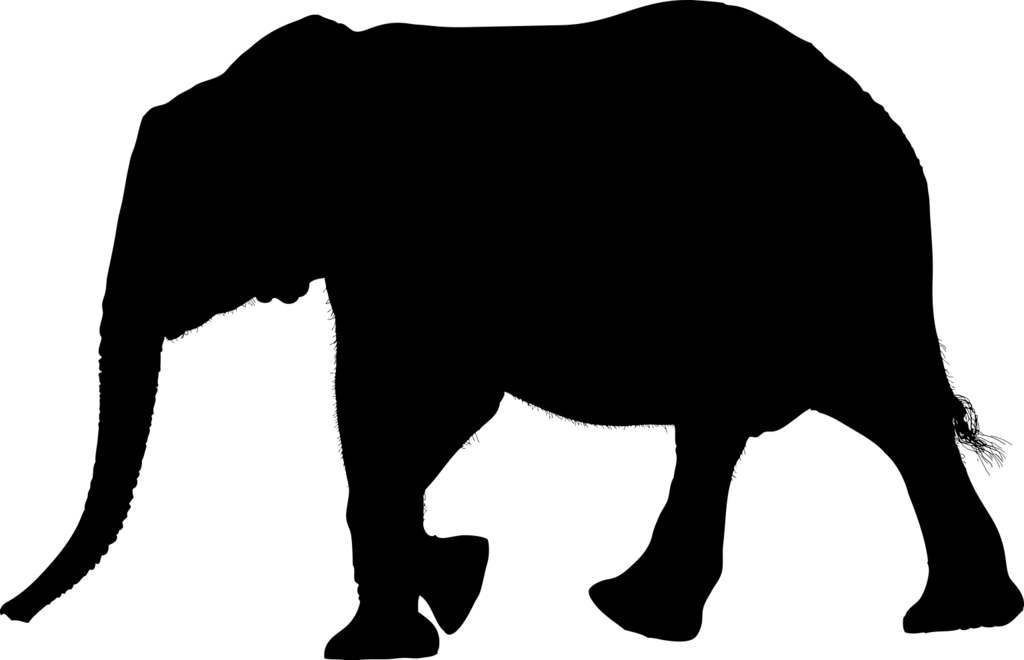
#> input picture 07_composition_visualization/Sankey/assets/elephant.png, 1024 x 660 px, found by its file name
$ python make_combined_FOO_figure.py
#> lines starting #> are read from the running program, lines starting #| are printed output that depends on the picture
"""
Combined rbcL + trnL FOO% Sankey figure, exported directly as a print-ready
PNG at >=300 DPI.

Replaces the old workflow of exporting each gene's Sankey to PNG, manually
screenshotting/arranging them plus silhouettes and a legend in PowerPoint,
then exporting to PDF (which is what destroyed the resolution -- Figure_3.pdf
ended up at ~72-90 effective PPI despite a 40x22.5in slide). The FOO% logic
below matches FOO_sankey_indigofera_fixed.py exactly; that script and its
outputs are untouched by this one.

Run from this directory:
    python make_combined_FOO_figure.py
"""
import textwrap
from pathlib import Path

import numpy as np
import pandas as pd
import plotly.graph_objects as go
from PIL import Image, ImageFont

HERE = Path(__file__).resolve().parent
ASSETS = HERE.parent.parent / "assets"

TARGET_DPI = 1000         # top of Wiley's 600-1000 DPI "line art" preferred range (electronic_artwork_guidelines.pdf)
PRINT_WIDTH_IN = 170 / 25.4      # 170mm double-column journal figure width

LEFT_DOMAIN = (0.0, 0.495)   # rbcL panel
RIGHT_DOMAIN = (0.505, 1.0)  # trnL panel
SANKEY_Y_DOMAIN = (0.015, 1.0)  # leaves room at the bottom for the shared legend

lifeform_colors = {
    "Graminoid": "#228B22",
    "Woody taxa": "#8B4513",
    "Succulent": "#90EE90",
    "Forb": "#FF69B4",
    "NA": "#B0B0B0",
}


def collapse_and_foo(df):
    """Collapse ASV-level counts to genus level by sum, then convert to
    presence/absence per sample."""
    sample_cols = [c for c in df.columns if c.endswith("_E") or c.endswith("_I")]
    if not sample_cols:
        raise ValueError("No sample columns found ending in _E or _I.")
    if "Genus" not in df.columns:
        raise ValueError("Input dataframe must contain a 'Genus' column.")

    grouped = df.groupby("Genus")[sample_cols].sum().reset_index()
    if "Life form" in df.columns:
        life_form = df.groupby("Genus")["Life form"].first().reset_index()
        grouped = pd.merge(grouped, life_form, on="Genus", how="left")
    else:
        grouped["Life form"] = "NA"

    for c in sample_cols:
        grouped[c] = (grouped[c] > 0).astype(int)
    return grouped


def build_panel(df, flip):
    """Build one gene panel's Sankey node/link data. Same logic as
    sankey_for_dataset() in FOO_sankey_indigofera_fixed.py, minus the
    per-panel title/legend/export (those are shared across both panels in
    the combined figure instead)."""
    genus_pa = collapse_and_foo(df)
    life_form_map = genus_pa.set_index("Genus")["Life form"].to_dict()

    e_cols = [c for c in genus_pa.columns if c.endswith("_E")]
    i_cols = [c for c in genus_pa.columns if c.endswith("_I")]
    if not e_cols and not i_cols:
        raise ValueError("No sample columns found ending in _E or _I.")

    n_e, n_i = len(e_cols), len(i_cols)
    genus_pa["E_FOO_count"] = genus_pa[e_cols].sum(axis=1) if n_e > 0 else 0
    genus_pa["I_FOO_count"] = genus_pa[i_cols].sum(axis=1) if n_i > 0 else 0
    genus_pa["E_FOO"] = (genus_pa["E_FOO_count"] / n_e) * 100 if n_e > 0 else 0
    genus_pa["I_FOO"] = (genus_pa["I_FOO_count"] / n_i) * 100 if n_i > 0 else 0

    foo = genus_pa[(genus_pa["E_FOO_count"] > 0) | (genus_pa["I_FOO_count"] > 0)].copy()

    total_foo = foo["E_FOO"] + foo["I_FOO"]
    foo["ratio"] = np.where(total_foo > 0, foo["I_FOO"] / total_foo, 0.0)
    foo_ordered = foo.sort_values("ratio", ascending=True).reset_index(drop=True)
    genera = foo_ordered["Genus"].tolist()
    genera_labels = ["<br>".join(textwrap.wrap(str(g), width=25)) for g in genera]

    foo_ordered["size"] = foo_ordered["E_FOO"] + foo_ordered["I_FOO"]
    total_size = foo_ordered["size"].sum()
    margin_y, min_node_height = 0.85, 0.024  # genera packed slightly tighter
    y_gen, cumul_y = [], 0.05
    if total_size > 0:
        for _, row in foo_ordered.iterrows():
            h = max((row["size"] / total_size) * margin_y, min_node_height)
            y_gen.append(cumul_y + h / 2)
            cumul_y += h
    else:
        y_gen = np.linspace(0.05, 0.95, max(1, len(genera))).tolist()
        cumul_y = 0.95
    used_span = cumul_y - 0.05
    if used_span > margin_y:
        scale_factor = margin_y / used_span
        y_gen = [(y - 0.05) * scale_factor + 0.05 for y in y_gen]

    src, tgt, val, lcolors = [], [], [], []
    e_conns, i_conns = [], []
    genus_colors = [lifeform_colors.get(life_form_map.get(g, "NA"), "#B0B0B0") for g in genera]

    if not flip:
        nodes = ["Elephant", "Impala"] + genera_labels
        node_map = {n: i for i, n in enumerate(nodes)}
        for gi, row in foo_ordered.iterrows():
            g_idx = node_map[genera_labels[gi]]
            if row["E_FOO"] > 0:
                src.append(node_map["Elephant"]); tgt.append(g_idx)
                val.append(float(row["E_FOO"])); lcolors.append("rgba(255,107,107,0.45)")
                e_conns.append((y_gen[gi], float(row["E_FOO"])))
            if row["I_FOO"] > 0:
                src.append(node_map["Impala"]); tgt.append(g_idx)
                val.append(float(row["I_FOO"])); lcolors.append("rgba(78,205,196,0.45)")
                i_conns.append((y_gen[gi], float(row["I_FOO"])))
        node_colors = ["#FF6B6B", "#4ECDC4"] + genus_colors
        x = [0.39, 0.39] + [0.995] * len(genera)
    else:
        nodes = genera_labels + ["Elephant", "Impala"]
        node_map = {n: i for i, n in enumerate(nodes)}
        for gi, row in foo_ordered.iterrows():
            g_idx = node_map[genera_labels[gi]]
            if row["E_FOO"] > 0:
                src.append(g_idx); tgt.append(node_map["Elephant"])
                val.append(float(row["E_FOO"])); lcolors.append("rgba(255,107,107,0.45)")
                e_conns.append((y_gen[gi], float(row["E_FOO"])))
            if row["I_FOO"] > 0:
                src.append(g_idx); tgt.append(node_map["Impala"])
                val.append(float(row["I_FOO"])); lcolors.append("rgba(78,205,196,0.45)")
                i_conns.append((y_gen[gi], float(row["I_FOO"])))
        node_colors = genus_colors + ["#FF6B6B", "#4ECDC4"]
        x = [0.005] * len(genera) + [0.61, 0.61]

    e_y = sum(y * v for y, v in e_conns) / sum(v for _, v in e_conns) if e_conns else 0.5
    i_y = sum(y * v for y, v in i_conns) / sum(v for _, v in i_conns) if i_conns else 0.5
    mid_y = (e_y + i_y) / 2
    sep = abs(e_y - i_y) + 0.1
    e_y = max(0.05, min(0.95, mid_y - sep / 2))
    i_y = max(0.05, min(0.95, mid_y + sep / 2))

    y = ([e_y, i_y] + y_gen) if not flip else (y_gen + [e_y, i_y])
    life_forms_present = set(life_form_map.get(g, "NA") for g in genera)

    return dict(
        nodes=nodes, node_colors=node_colors, x=x, y=y,
        src=src, tgt=tgt, val=val, lcolors=lcolors,
        e_y=e_y, i_y=i_y, life_forms=life_forms_present,
    )


def panel_paper_x(domain, x_frac):
    return domain[0] + x_frac * (domain[1] - domain[0])


def sankey_y_to_paper(y_frac, domain_y=SANKEY_Y_DOMAIN):
    top, bottom = domain_y[1], domain_y[0]
    return top - y_frac * (top - bottom)


def add_silhouette(fig, path, x_frac, domain, y_frac, width_frac=0.095):
    with Image.open(path) as im:
        aspect = im.width / im.height
    fig.add_layout_image(dict(
        source=Image.open(path),
        xref="paper", yref="paper",
        x=panel_paper_x(domain, x_frac),
        y=sankey_y_to_paper(y_frac),
        sizex=width_frac, sizey=width_frac / aspect,
        xanchor="center", yanchor="middle", layer="above",
    ))


def main():
    rbcl_df = pd.read_csv(HERE / "rbcl_combined_dietlist.csv")
#> (reads 04_taxonomic_assignment/rbcl_combined_dietlist.csv from the repository)
    trnl_df = pd.read_csv(HERE / "trnl_combined_dietlist.csv")
#> (reads 04_taxonomic_assignment/trnl_combined_dietlist.csv from the repository)

    left = build_panel(rbcl_df, flip=False)
    right = build_panel(trnl_df, flip=True)

    # Needed up front now: the custom legend below positions itself using the
    # canvas's pixel aspect ratio so its colour-key squares render as true
    # squares, not ellipses stretched by the wide canvas.
    export_width = round(PRINT_WIDTH_IN * TARGET_DPI)
    export_height = round(export_width * 0.62)  # ~ same aspect as the old 13.33x7.5in slide

    fig = go.Figure()
    fig.add_trace(go.Sankey(
        arrangement="fixed",
        domain=dict(x=list(LEFT_DOMAIN), y=list(SANKEY_Y_DOMAIN)),
        textfont=dict(size=98, family="Arial, sans-serif"),  # genus/animal labels: even bigger per supervisor feedback
        node=dict(label=left["nodes"], pad=260, thickness=58,
                  x=left["x"], y=left["y"], color=left["node_colors"]),
        link=dict(source=left["src"], target=left["tgt"],
                  value=left["val"], color=left["lcolors"]),
    ))
    fig.add_trace(go.Sankey(
        arrangement="fixed",
        domain=dict(x=list(RIGHT_DOMAIN), y=list(SANKEY_Y_DOMAIN)),
        textfont=dict(size=98, family="Arial, sans-serif"),  # genus/animal labels: even bigger per supervisor feedback
        node=dict(label=right["nodes"], pad=300, thickness=58,
                  x=right["x"], y=right["y"], color=right["node_colors"]),
        link=dict(source=right["src"], target=right["tgt"],
                  value=right["val"], color=right["lcolors"]),
    ))

    # One shared legend for the union of life forms actually present in either
    # panel, drawn as shapes+annotations rather than Plotly's native legend --
    # Plotly's legend symbol size does not scale with marker.size for these
    # dummy marker-only traces when exported through kaleido (tested up to
    # size=250, and with itemsizing="trace"/itemwidth, with no visible change
    # to the symbol itself), so this is the only way to get colour keys that
    # are actually bigger, not just wider-spaced.
    # Bumped above the original-proportioned baseline (43) per feedback --
    # legend text should read slightly larger than the genus label text
    # (currently 78px) for legibility. Swatch/spacing values scaled up by the
    # same ratio as the font bump, to keep the legend's internal proportions
    # consistent rather than just enlarging the text in isolation.
    LEGEND_FONT_SIZE = 105
    LEGEND_Y_CENTER = 0.08  # moved up, closer to the bottom of the plot
    LEGEND_SWATCH_H = 0.00966  # fraction of canvas height -- matches the RRA sibling plot's legend circle size (measured: 14px/1735px)
    LEGEND_SWATCH_W = LEGEND_SWATCH_H * (export_height / export_width)  # keeps swatches circular on the wide canvas
    GROUP_GAP = 0.0298  # at this size, small per-word text-width estimate errors become proportionally invisible, which is what actually fixed the uneven-looking gaps
    SWATCH_LABEL_GAP = 0.00095

    # Real font metrics instead of a flat per-character average -- a fixed
    # avg-glyph-width estimate (the previous approach) is systematically
    # wrong by a different amount for every word depending on its actual
    # letter shapes ("Woody taxa" vs "Forb"), which is exactly what produced
    # the uneven-looking gaps between legend entries. Measuring each label's
    # real rendered width makes every gap the same GROUP_GAP, not just close.
    _legend_font = ImageFont.truetype("/home/kyle-linux/miniforge3/fonts/DejaVuSans.ttf", LEGEND_FONT_SIZE)

    # DejaVu's metrics don't match kaleido's actual rendered font 1:1 -- this
    # flat correction factor (empirically calibrated) brings the estimate
    # back in line across the board, rather than patching individual words.
    DEJAVU_CORRECTION = 0.83

    def text_width_frac(s):
        bbox = _legend_font.getbbox(s)
        return (bbox[2] - bbox[0]) / export_width * DEJAVU_CORRECTION

    legend_items = [("Life form", None)] + [(lf, lifeform_colors.get(lf, "#B0B0B0"))
                                             for lf in sorted(left["life_forms"] | right["life_forms"])]
    widths = []
    for text, color in legend_items:
        w = text_width_frac(text)
        if color:
            w += LEGEND_SWATCH_W + SWATCH_LABEL_GAP
        widths.append(w)
    total_w = sum(widths) + GROUP_GAP * (len(legend_items) - 1)

    cursor_x = 0.5 - total_w / 2
    pad_x = 0.0040
    pad_y = 0.0035
    fig.add_shape(type="rect", xref="paper", yref="paper",
                  x0=cursor_x - pad_x, x1=cursor_x + total_w + pad_x,
                  y0=LEGEND_Y_CENTER - LEGEND_SWATCH_H / 2 - pad_y,
                  y1=LEGEND_Y_CENTER + LEGEND_SWATCH_H / 2 + pad_y,
                  line=dict(color="black", width=2.0), fillcolor="white", layer="below")

    for (text, color), w in zip(legend_items, widths):
        if color:
            fig.add_shape(type="circle", xref="paper", yref="paper",
                          x0=cursor_x, x1=cursor_x + LEGEND_SWATCH_W,
                          y0=LEGEND_Y_CENTER - LEGEND_SWATCH_H / 2,
                          y1=LEGEND_Y_CENTER + LEGEND_SWATCH_H / 2,
                          line=dict(width=0), fillcolor=color)
            text_x = cursor_x + LEGEND_SWATCH_W + SWATCH_LABEL_GAP
        else:
            text_x = cursor_x
        fig.add_annotation(text=text, x=text_x, y=LEGEND_Y_CENTER, xref="paper", yref="paper",
                            showarrow=False, font=dict(size=LEGEND_FONT_SIZE, color="#2a3f5f", family="Arial, sans-serif"),
                            xanchor="left", yanchor="middle")
        cursor_x += w + GROUP_GAP

    SILHOUETTE_X = 0.32  # domain-relative x shared by the silhouettes and the gene labels above them -- pulled closer to the genus columns

    rbcl_label_x = panel_paper_x(LEFT_DOMAIN, SILHOUETTE_X)
    trnl_label_x = panel_paper_x(RIGHT_DOMAIN, 1 - SILHOUETTE_X)
    rbcl_label_y = 0.965
    trnl_label_y = 0.965

    fig.add_annotation(text="<b><i>rbc</i>L</b>", x=rbcl_label_x, y=rbcl_label_y, xref="paper", yref="paper",
                        showarrow=False, font=dict(size=150), xanchor="center")
    fig.add_annotation(text="<b><i>trn</i>L</b>", x=trnl_label_x, y=trnl_label_y, xref="paper", yref="paper",
                        showarrow=False, font=dict(size=150), xanchor="center")

    add_silhouette(fig, ASSETS / "elephant.png", SILHOUETTE_X, LEFT_DOMAIN, left["e_y"])
#> in add_silhouette, im is the input picture: PIL image 1024x660 RGBA; mean R, G, B, A 0, 0, 0, 135.9
#> in sankey_y_to_paper, `top, bottom = domain_y[1], domain_y[0]`: top = 1; bottom = 0.015
    add_silhouette(fig, ASSETS / "impala.png", SILHOUETTE_X, LEFT_DOMAIN, left["i_y"])
#> call 2 of add_silhouette, with x_frac = 0.32, domain = (0, 0.495), y_frac = 0.674, width_frac = 0.095
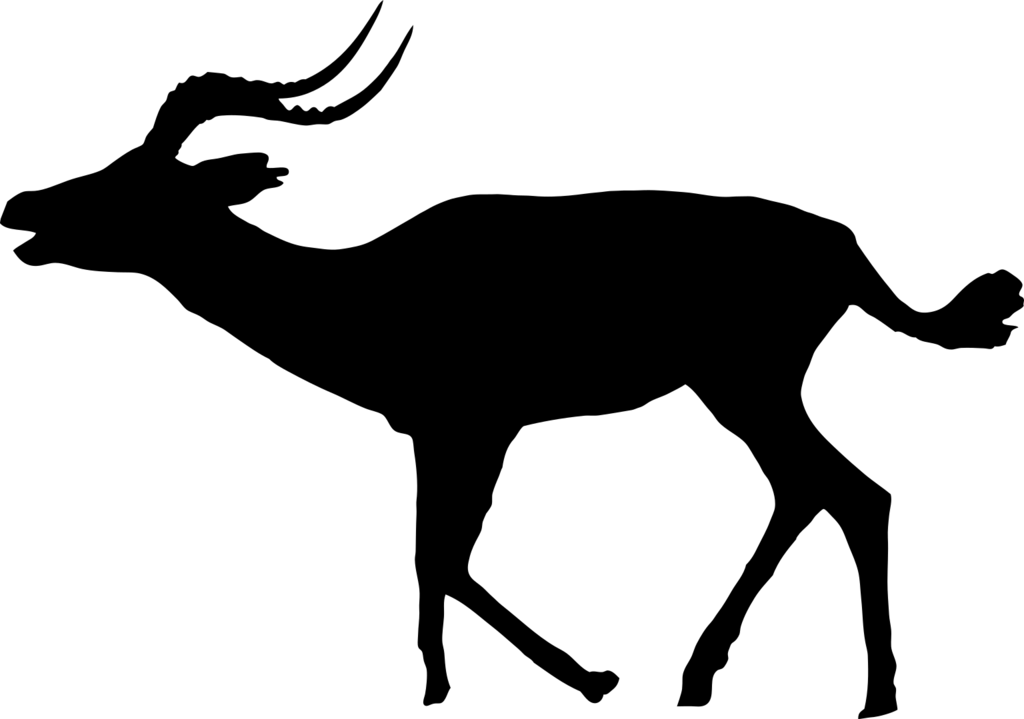
#> input picture 07_composition_visualization/Sankey/assets/impala.png, 1024 x 719 px, found by its file name
#> in add_silhouette, im is the input picture: PIL image 1024x719 RGBA; mean R, G, B, A 0, 0, 0, 71
    add_silhouette(fig, ASSETS / "elephant.png", 1 - SILHOUETTE_X, RIGHT_DOMAIN, right["e_y"])
    add_silhouette(fig, ASSETS / "impala.png", 1 - SILHOUETTE_X, RIGHT_DOMAIN, right["i_y"])

    fig.update_layout(
        title=dict(text="Figure 3", x=0.5, y=0.995, yanchor="top", font=dict(size=130)),
        font=dict(size=29),
        paper_bgcolor="white",
        plot_bgcolor="white",
        xaxis=dict(visible=False),
        yaxis=dict(visible=False),
        margin=dict(l=48, r=48, t=263, b=144),
        showlegend=False,  # custom shape-based legend above replaces Plotly's native one
    )

    # Render at 2x the target pixel size, then downsample with a high-quality
    # filter before saving -- supersampling like this makes thin Sankey links
    # and small text noticeably crisper than rendering natively at the final
    # size, without changing the final pixel dimensions or DPI at all.
    SUPERSAMPLE = 2
    out_path = HERE / "Figure_FOO_composite.png"
    fig.write_image(str(out_path), width=export_width * SUPERSAMPLE,
                     height=export_height * SUPERSAMPLE, scale=1)

    # kaleido doesn't write a DPI tag; stamp the correct one so the pixel
    # dimensions map to PRINT_WIDTH_IN at TARGET_DPI when placed in the manuscript.
    with Image.open(out_path) as im:
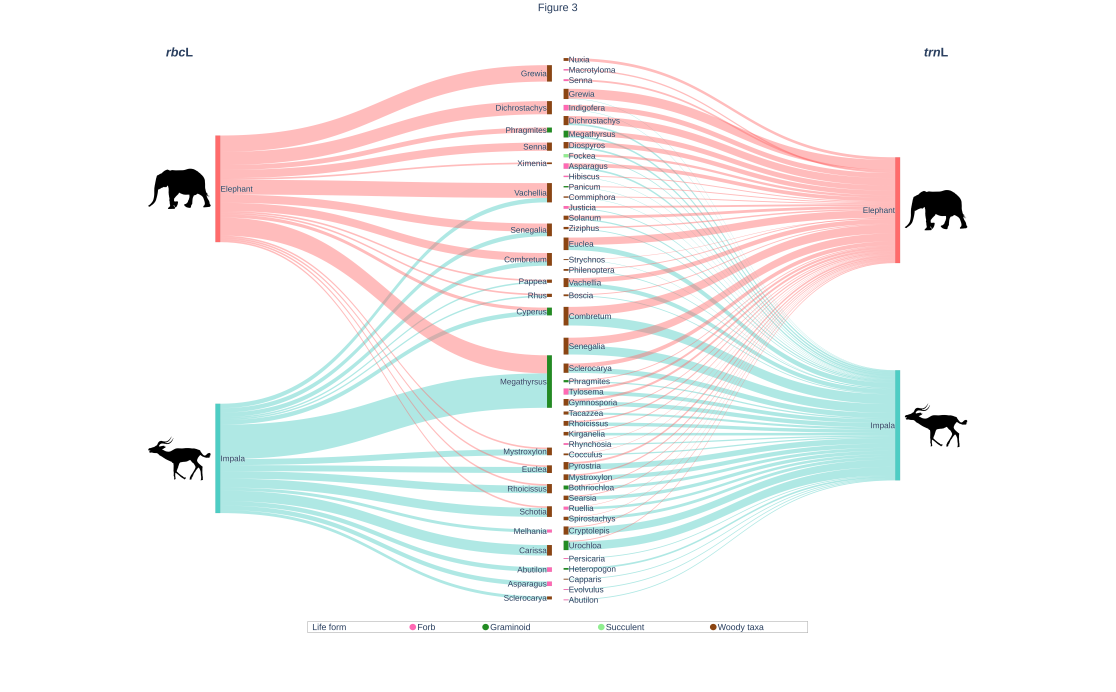
#> input picture 07_composition_visualization/Sankey/FOO/Figure_FOO_composite.png, 6693 x 4150 px (shown at 1/6 size)
#> im is the input picture: PIL image 6693x4150 RGBA; mean R, G, B, A 244.4, 243.6, 243.3, 255
        im = im.resize((export_width, export_height), Image.LANCZOS)
        im.save(out_path, dpi=(TARGET_DPI, TARGET_DPI), optimize=True)

    size_kb = out_path.stat().st_size / 1024
    print(f"Saved {out_path}")
    print(f"  {export_width}x{export_height}px @ {TARGET_DPI} DPI -> {size_kb:.0f} KB")


if __name__ == "__main__":
    main()
